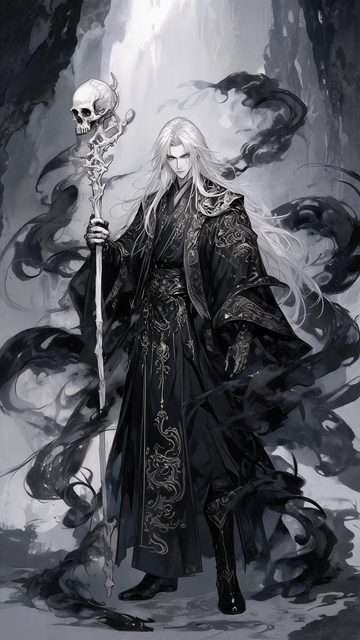
#> input picture client/wx-minigame-smoke/images/boss.jpg, 360 x 640 px
$ python cutout.py ../wx-minigame-smoke/images/boss.jpg ../wx-minigame-smoke/images/hero_female.jpg 5
#> lines starting #> are read from the running program, lines starting #| are printed output that depends on the picture
#!/usr/bin/env python3
"""用 GrabCut 从深色背景灰度图中抠出主体，生成透明 PNG。"""
import sys
import numpy as np
import cv2
from PIL import Image

def cutout(src, dst, iterations=6):
#> called with src = '../wx-minigame-smoke/images/boss.jpg', iterations = 5
    img = cv2.imread(src)
#> img is the input picture: shape (640, 360, 3); mean B, G, R 92.8, 86.2, 85.4
    if img is None:
        print(f'无法读取 {src}')
        return
    h, w = img.shape[:2]
#> h = 640; w = 360
    mask = np.zeros((h, w), np.uint8)
    bgd = np.zeros((1, 65), np.float64)
    fgd = np.zeros((1, 65), np.float64)
    # 主体矩形：中央偏下（站立角色），留边缘作背景
    rect = (int(w * 0.08), int(h * 0.03), int(w * 0.84), int(h * 0.94))
#> rect = (28, 19, 302, 601)
    cv2.grabCut(img, mask, rect, bgd, fgd, iterations, cv2.GC_INIT_WITH_RECT)
    fg = np.where((mask == cv2.GC_FGD) | (mask == cv2.GC_PR_FGD), 255, 0).astype('uint8')
    # 形态学清理：闭合补洞 + 开运算去噪
    fg = cv2.morphologyEx(fg, cv2.MORPH_CLOSE, np.ones((7, 7), np.uint8))
    fg = cv2.morphologyEx(fg, cv2.MORPH_OPEN, np.ones((5, 5), np.uint8))
    rgba = cv2.cvtColor(img, cv2.COLOR_BGR2RGBA)
    rgba[:, :, 3] = fg
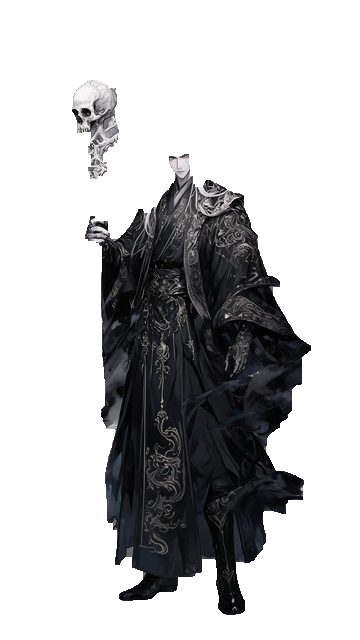
#> rgba: shape (640, 360, 4); mean R, G, B, A 85.4, 86.2, 92.8, 76.4; transparent parts drawn white
    Image.fromarray(rgba).save(dst)
    ratio = (fg > 0).mean() * 100
#> ratio = 29.94
    print(f'{src} -> {dst}: 前景占比 {ratio:.1f}%')
#| ../wx-minigame-smoke/images/boss.jpg -> ../wx-minigame-smoke/images/hero_female.jpg: 前景占比 29.9%

if __name__ == '__main__':
    cutout(sys.argv[1], sys.argv[2], int(sys.argv[3]) if len(sys.argv) > 3 else 6)
